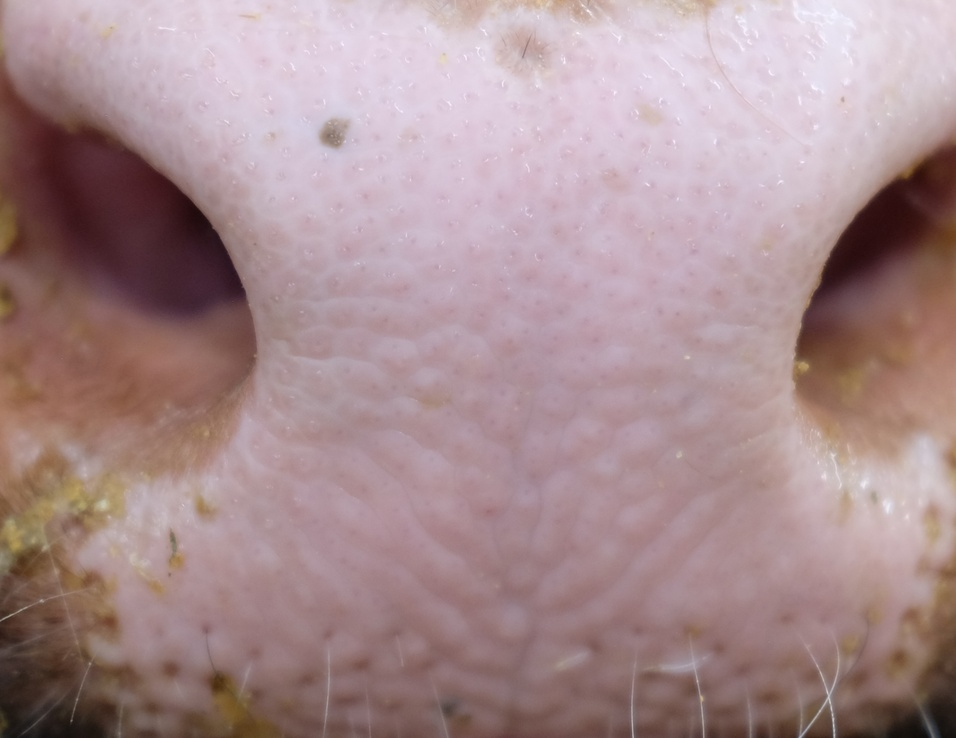
#> input picture images/test.jpg, 956 x 738 px, shrunk from 2104 x 1624 before the run, found by its file name
$ python gabor_filter.py   (older library calls are emulated)
#> lines starting #> are read from the running program, lines starting #| are printed output that depends on the picture; after the words box and inside, x2 and y2 are one past the last pixel; in counts of white or black regions, pixels touching at a corner belong together
import cv2
import numpy as np

# Load the fingerprint image
img = cv2.imread('images\\test.jpg', 0)
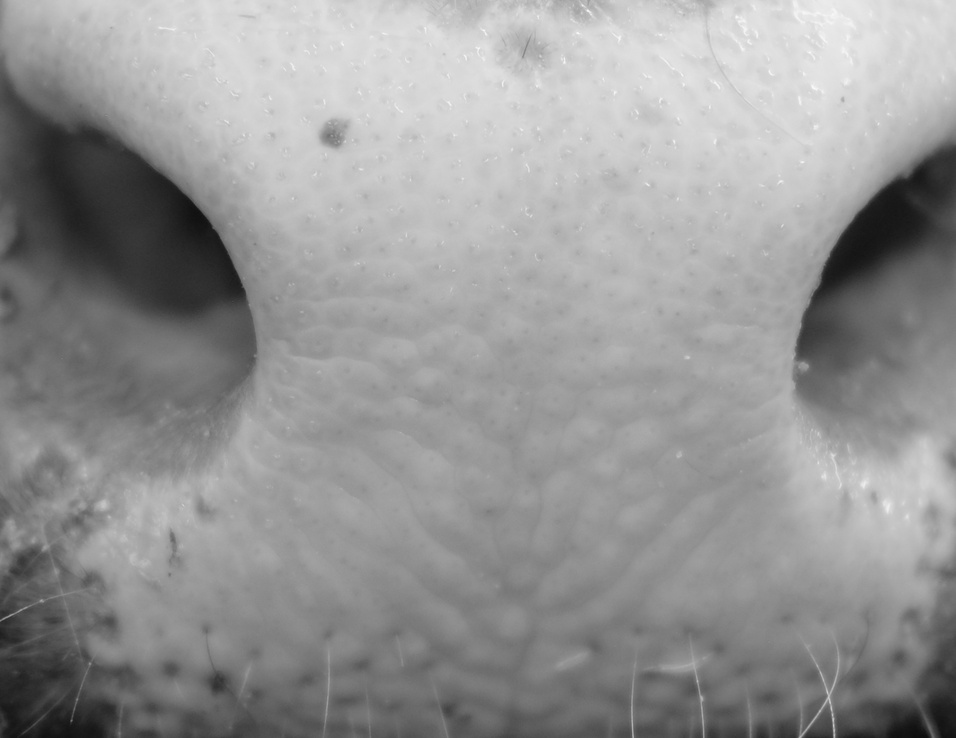
#> img: shape (738, 956); min 13, max 251, mean 149.4

# Apply Otsu's thresholding
_, thresh = cv2.threshold(img, 165, 255, cv2.THRESH_BINARY)
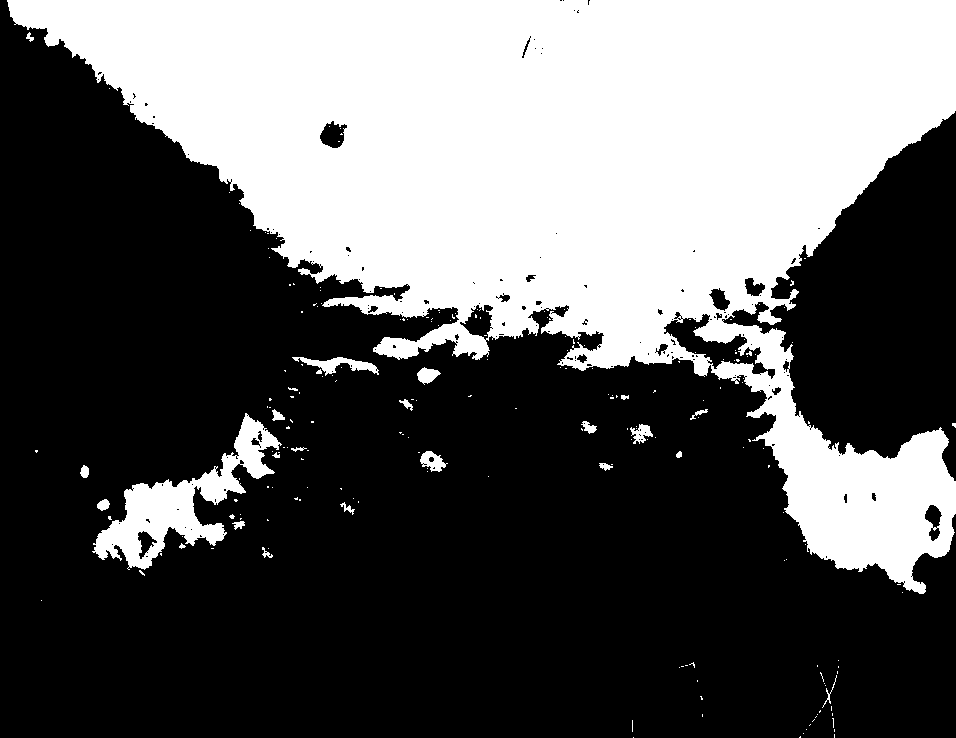
#> thresh: shape (738, 956); 37.3% white; 208 white regions (183 under 20 px), largest, box (x1, y1, x2, y2) and area: (7, 0, 956, 594) 251288, (92, 413, 282, 570) 8542, (292, 357, 379, 376) 650

# Define the parameters for the Gabor filter
ksize = 5
sigma = 1.0
theta = 0
lambd = 10.0
gamma = 0.5

# Create the Gabor kernel
kernel = cv2.getGaborKernel((ksize, ksize), sigma, theta, lambd, gamma, 0, ktype=cv2.CV_32F)

# Apply the Gabor filter to the image
filtered_img = cv2.filter2D(img, cv2.CV_8UC3, kernel)
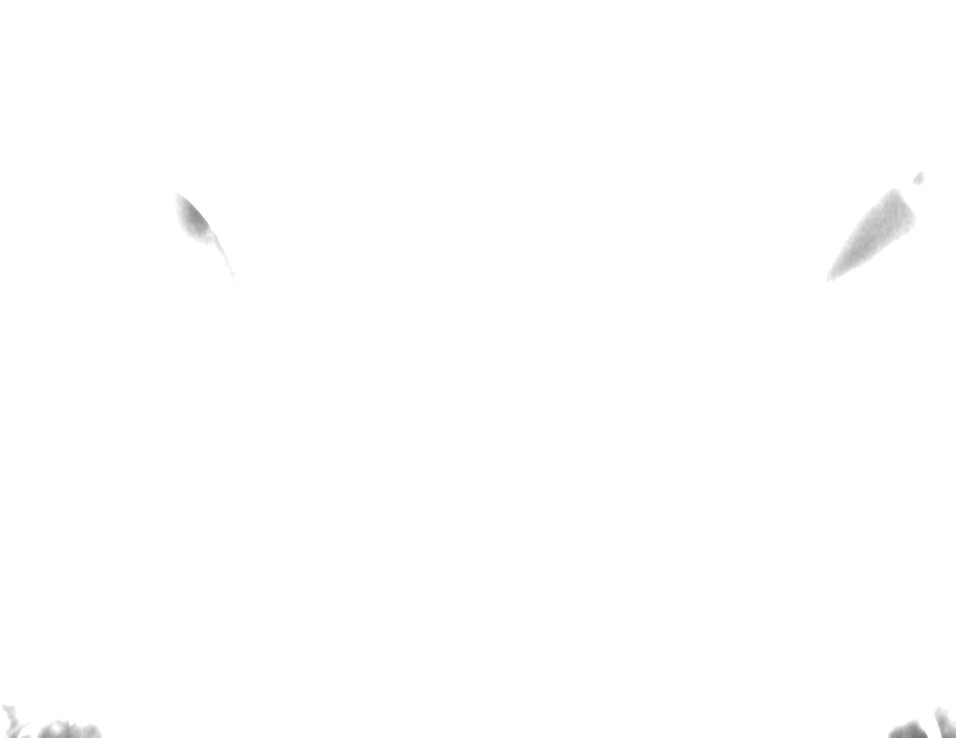
#> filtered_img: shape (738, 956); min 116, max 255, mean 254.5

# Threshold the filtered image to highlight the ridges
_, thresh = cv2.threshold(filtered_img, 80, 255, cv2.THRESH_BINARY)
#> thresh: shape (738, 956); every value is 255

# Display the result
cv2.imshow('Original Image', img)
# cv2.imshow('Filtered Image', filtered_img)
# cv2.imshow('Thresholded Image', thresh)
cv2.waitKey(0)
cv2.destroyAllWindows()

$ run again, with images/0.png saved as images/test.jpg
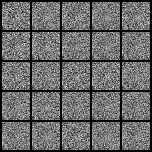
#> input picture images/0.png, 152 x 152 px, found by its file name
#> img is the input picture: shape (152, 152); min 0, max 254, mean 104.5
#> `_, thresh = cv2.threshold(img, 165, 255, cv2.THRESH_BINARY)`:
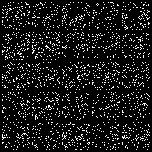
#> thresh: shape (152, 152); 10.2% white in thin lines or dots
#> `_, thresh = cv2.threshold(filtered_img, 80, 255, cv2.THRESH_BINARY)`:
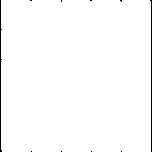
#> thresh: shape (152, 152); 98.6% white; black in thin lines or dots
